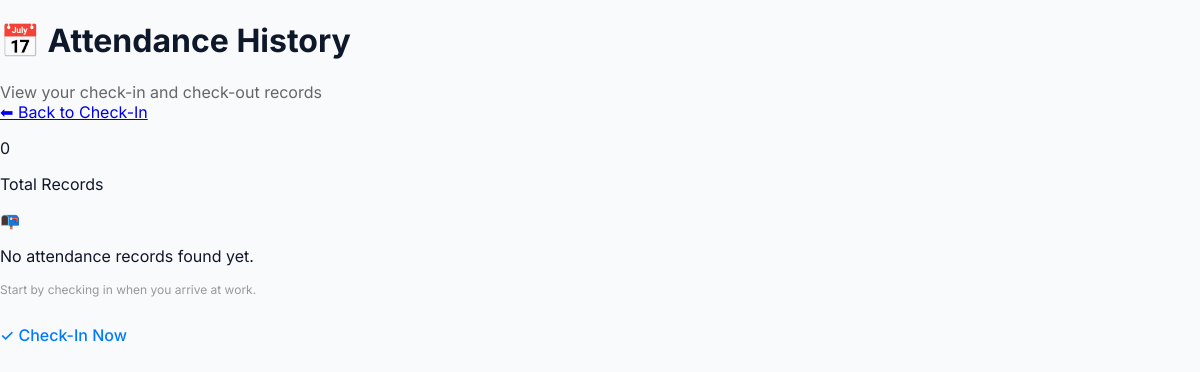
Page /attendance/history/ (signed in) on the earlier database version.
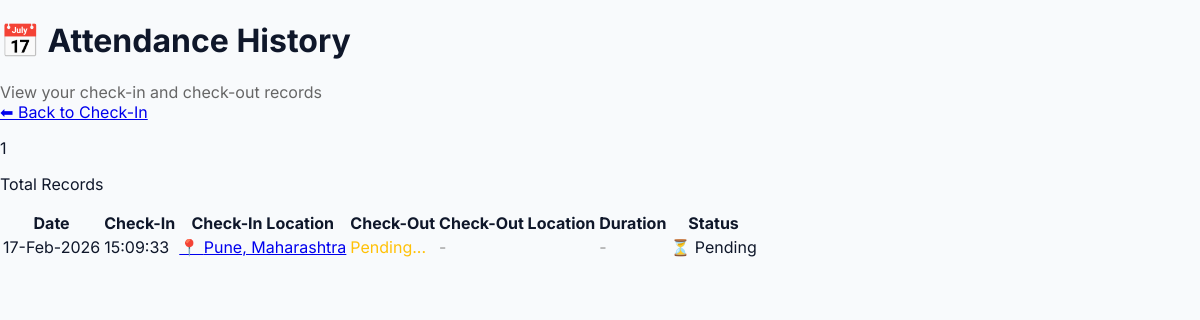
Same page on the later database version.
### forms/models.py (models this page shows, shortened)
class CheckInOut(models.Model):
    user = models.ForeignKey(
        User,
        on_delete=models.CASCADE,
        related_name='checkins',
        help_text="Employee who checked in"
    )
    date = models.DateField(
        auto_now_add=True,
        help_text="Date of check-in"
    )
    check_in_time = models.DateTimeField(
        help_text="Exact timestamp when employee checked in"
    )
    check_in_latitude = models.DecimalField(
        max_digits=9,
        decimal_places=6,
        help_text="GPS latitude at check-in"
    )
    check_in_longitude = models.DecimalField(
        max_digits=9,
        decimal_places=6,
        help_text="GPS longitude at check-in"
    )
    check_in_location = models.CharField(
        max_length=255,
        help_text="Address/location name at check-in"
    )
    check_out_time = models.DateTimeField(
        null=True,
        blank=True,
        help_text="Exact timestamp when employee checked out"
    )
    check_out_latitude = models.DecimalField(
        max_digits=9,
        decimal_places=6,
        null=True,
        blank=True,
        help_text="GPS latitude at check-out"
    )
    check_out_longitude = models.DecimalField(
        max_digits=9,
        decimal_places=6,
        null=True,
        blank=True,
        help_text="GPS longitude at check-out"
    )
    check_out_location = models.CharField(
        max_length=255,
        blank=True,
        help_text="Address/location name at check-out"
    )
    duration_hours = models.DecimalField(
        max_digits=5,
        decimal_places=2,
        null=True,
        blank=True,
        help_text="Total hours worked (automatically calculated)"
    )
    created_at = models.DateTimeField(auto_now_add=True)
    updated_at = models.DateTimeField(auto_now=True)
    class Meta:
        db_table = 'employee_checkin'
        ordering = ['-date', '-check_in_time']
        indexes = [
            models.Index(fields=['user', 'date']),
            models.Index(fields=['date']),
        ]
        verbose_name = 'Check-In/Check-Out'
        verbose_name_plural = 'Check-Ins/Check-Outs'

### forms/views.py (the view)
# urls.py: path('attendance/history/', views.attendance_history, name='attendance_history'),
@login_required
def attendance_history(request):
    from django.shortcuts import render
    from django.core.paginator import Paginator
    from .models import CheckInOut
    checkins = CheckInOut.objects.filter(user=request.user).order_by('-date', '-check_in_time')
    paginator = Paginator(checkins, 50)  # 50 records per page
    page_number = request.GET.get('page')
    page_obj = paginator.get_page(page_number)
    context = {
        'checkins': page_obj,
        'total_records': paginator.count,
    }
    return render(request, 'forms/attendance_history.html', context)

### forms/templates/forms/attendance_history.html (shortened to what the changed rows need)
{% extends "base.html" %}
{% load static %}
{% block content %}
<div class="attendance-container">
    <div class="attendance-header">
        <div>
            <h1>📅 Attendance History</h1>
        </div>
    </div>
    <div class="attendance-stats">
        <div class="stat-card">
            <p class="stat-value">{{ total_records }}</p>
            <p class="stat-label">Total Records</p>
        </div>
    </div>
    {% if checkins %}
        <div class="attendance-table-container">
            <table class="attendance-table">
                <thead>
                    <tr>
                        <th>Date</th>
                        <th>Check-In</th>
                        <th>Check-In Location</th>
                        <th>Check-Out</th>
                        <th>Check-Out Location</th>
                        <th>Duration</th>
                        <th>Status</th>
                    </tr>
                </thead>
                <tbody>
                    {% for checkin in checkins %}
                        <tr>
                            <td class="date-col">
                                {{ checkin.date|date:"d-M-Y" }}
                            </td>
                            <td class="time-col">
                                {{ checkin.check_in_time|date:"H:i:s" }}
                            </td>
                            <td class="location-col">
                                <a href="https://www.google.com/maps?q={{ checkin.check_in_latitude }},{{ checkin.check_in_longitude }}"
                                   target="_blank" class="maps-link">
                                    📍 {{ checkin.check_in_location }}
                                </a>
                            </td>
                            <td class="time-col">
                                {% if checkin.check_out_time %}
                                    {{ checkin.check_out_time|date:"H:i:s" }}
                                {% else %}
                                    <span style="color: #ffc107;">Pending...</span>
                                {% endif %}
                            </td>
                            <td class="location-col">
                                {% if checkin.check_out_location %}
                                    <a href="https://www.google.com/maps?q={{ checkin.check_out_latitude }},{{ checkin.check_out_longitude }}"
                                       target="_blank" class="maps-link">
                                        📍 {{ checkin.check_out_location }}
                                    </a>
                                {% else %}
                                    <span style="color: #999;">-</span>
                                {% endif %}
                            </td>
                            <td class="duration-col">
                                {% if checkin.duration_hours %}
                                    {{ checkin.duration_hours|floatformat:1 }}h
                                {% else %}
                                    <span style="color: #999;">-</span>
                                {% endif %}
                            </td>
                            <td>
                                {% if checkin.check_out_time %}
                                    <span class="status-badge status-completed">✓ Completed</span>
                                {% else %}
                                    <span class="status-badge status-pending">⏳ Pending</span>
                                {% endif %}
                            </td>
                        </tr>
                    {% endfor %}
                </tbody>
            </table>
        </div>
    {% else %}
        <div class="empty-state">
            <div class="empty-state-icon">📭</div>
            <p>No attendance records found yet.</p>
            <p style="font-size: 12px; color: #999;">Start by checking in when you arrive at work.</p>
            <a href="{% url 'forms:checkin_page' %}" style="margin-top: 16px; display: inline-block; color: #007bff; text-decoration: none; font-weight: 500;">✓ Check-In Now</a>
        </div>
    {% endif %}
</div>
{% endblock %}

Differences in the rows shown:
added CheckInOut: date "17-Feb-2026", check_in_time "15:09:33", check_in_location "Pune, Maharashtra", shows "Pending...", shows "⏳ Pending"
Other differences:
{{ total_records }}: "0" → "1"
text no longer shown: "📭 No attendance records found yet. Start by checking in when you arrive at work. ✓ Check-In Now"
text now shown: "Date Check-In Check-In Location Check-Out Check-Out Location Duration Status"
